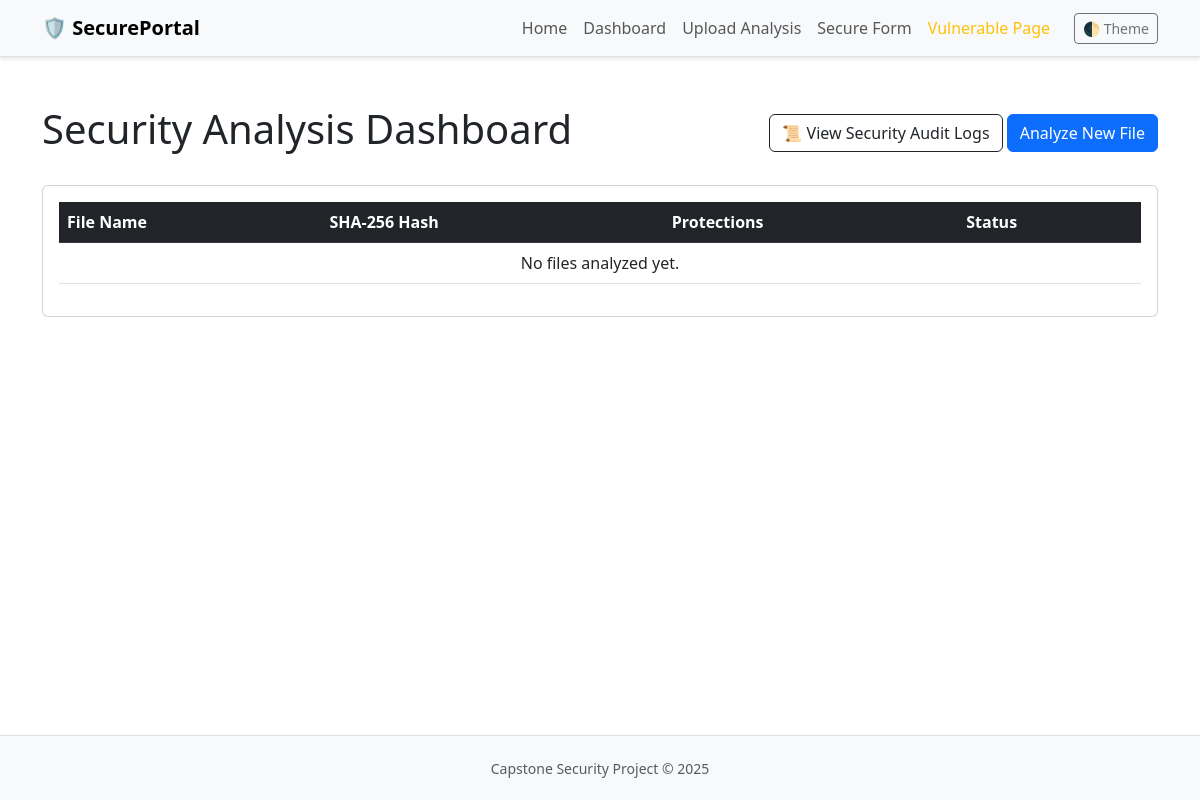
Before: /polls/dashboard/ with the older database file.
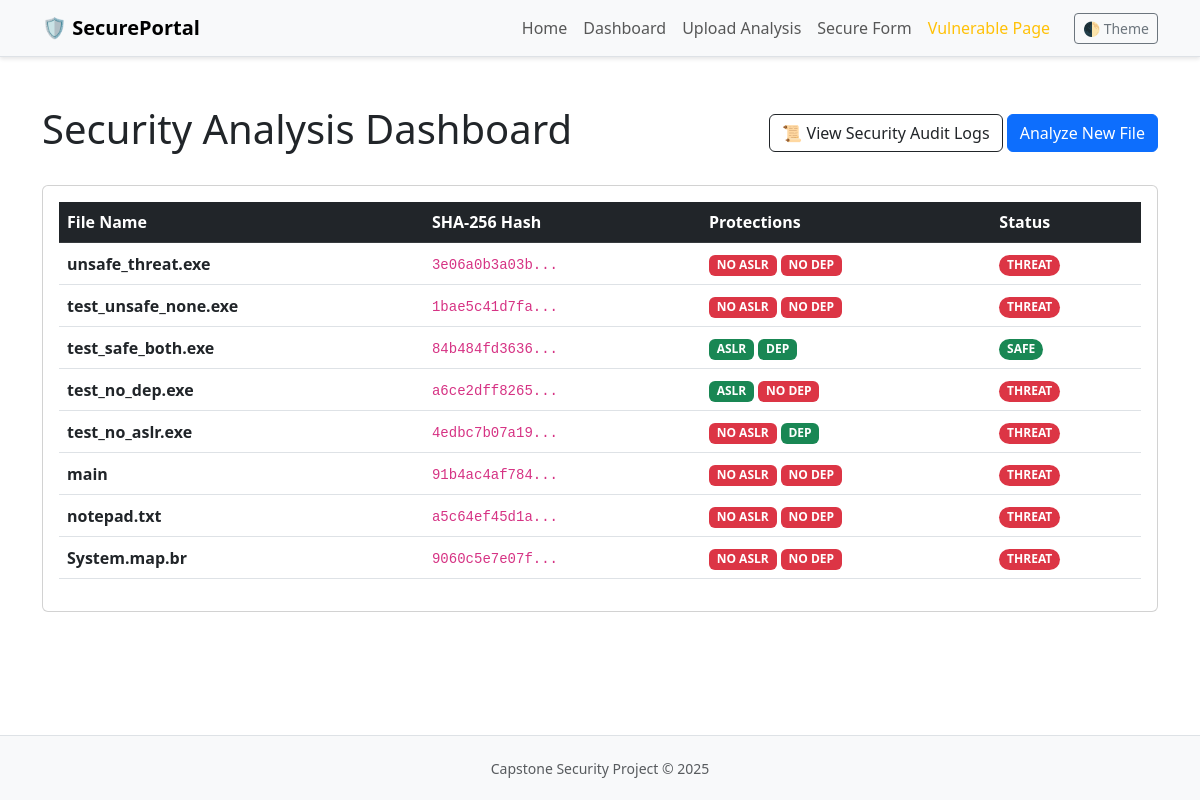
After: the same page with the newer database file.
### polls/models.py (models this page shows, shortened)
class UploadedFile(models.Model):
    file = models.FileField(upload_to='uploads/')
    uploaded_at = models.DateTimeField(auto_now_add=True)
    file_name = models.CharField(max_length=255)
    has_dep = models.BooleanField(default=False, help_text="Data Execution Prevention")
    has_aslr = models.BooleanField(default=False, help_text="Address Space Layout Randomization")
    is_safe = models.BooleanField(default=True)
    sha256_hash = models.CharField(max_length=64, blank=True, help_text="SHA-256 Hash of the file")

### polls/views.py (the view)
# urls.py: path("dashboard/", views.dashboard, name="dashboard"),
def dashboard(request):
    files = UploadedFile.objects.all().order_by('-uploaded_at')
    return render(request, 'polls/dashboard.html', {'files': files})

### templates/polls/dashboard.html
{% extends 'base.html' %}
{% block content %}
<div class="row">
    <div class="col-12">
        <div class="d-flex justify-content-between align-items-center mb-4">
            <h1>Security Analysis Dashboard</h1>
            <div>
                <a href="/polls/logs/" class="btn btn-outline-dark">📜 View Security Audit Logs</a>
                <a href="/polls/upload/" class="btn btn-primary">Analyze New File</a>
            </div>
        </div>
        <div class="card">
            <div class="card-body">
                <table class="table table-hover align-middle">
                    <thead class="table-dark">
                        <tr>
                            <th>File Name</th>
                            <th>SHA-256 Hash</th> <th>Protections</th>
                            <th>Status</th>
                        </tr>
                    </thead>
                    <tbody>
                        {% for f in files %}
                        <tr>
                            <td class="fw-bold">{{ f.file_name }}</td>
                            <td>
                                <code title="{{ f.sha256_hash }}">
                                    {{ f.sha256_hash|slice:":12" }}...
                                </code>
                            </td>
                            <td>
                                {% if f.has_aslr %}
                                    <span class="badge bg-success">ASLR</span>
                                {% else %}
                                    <span class="badge bg-danger">NO ASLR</span>
                                {% endif %}
                                {% if f.has_dep %}
                                    <span class="badge bg-success">DEP</span>
                                {% else %}
                                    <span class="badge bg-danger">NO DEP</span>
                                {% endif %}
                            </td>
                            <td>
                                {% if f.is_safe %}
                                    <span class="badge bg-success rounded-pill">SAFE</span>
                                {% else %}
                                    <span class="badge bg-danger rounded-pill">THREAT</span>
                                {% endif %}
                            </td>
                        </tr>
                        {% empty %}
                        <tr>
                            <td colspan="4" class="text-center">No files analyzed yet.</td>
                        </tr>
                        {% endfor %}
                    </tbody>
                </table>
            </div>
        </div>
    </div>
</div>
{% endblock %}

### templates/base.html (shortened to what this page needs)
<!DOCTYPE html>
<html lang="en" data-bs-theme="light">
<head>
    <link href="https://cdn.jsdelivr.net/npm/bootstrap@5.3.0/dist/css/bootstrap.min.css" rel="stylesheet">
</head>
<body>
<nav class="navbar navbar-expand-lg bg-body-tertiary border-bottom">
  <div class="container">
    <a class="navbar-brand fw-bold" href="/">🛡️ SecurePortal</a>
    <div class="collapse navbar-collapse" id="navbarNav">
      <ul class="navbar-nav ms-auto align-items-center">
        <li class="nav-item"><a class="nav-link" href="/">Home</a></li>
        <li class="nav-item"><a class="nav-link" href="/polls/dashboard/">Dashboard</a></li>
        <li class="nav-item"><a class="nav-link" href="/polls/upload/">Upload Analysis</a></li>
        <li class="nav-item"><a class="nav-link" href="/polls/form/">Secure Form</a></li>
        <li class="nav-item"><a class="nav-link text-warning" href="/polls/vulnerable/">Vulnerable Page</a></li>
        <li class="nav-item ms-3">
            <button class="btn btn-outline-secondary btn-sm" id="theme-toggle" onclick="toggleTheme()">
                🌓 Theme
            </button>
        </li>
      </ul>
    </div>
  </div>
</nav>
<div class="container py-5 content-wrapper">
    {% block content %}
    {% endblock %}
</div>
<footer class="footer bg-body-tertiary text-center border-top">
    <div class="container">
        <small class="text-muted">Capstone Security Project &copy; 2025</small>
    </div>
</footer>
</body>
</html>

### templates/base.html (style rules this page uses)
body { min-height: 100vh; display: flex; flex-direction: column; }
.content-wrapper { flex: 1; }
.navbar { box-shadow: 0 2px 4px rgba(0,0,0,0.1); }
.footer { padding: 20px 0; margin-top: auto; }
.card { transition: transform 0.2s; }

Changed rows visible on the page:
added UploadedFile: file_name "unsafe_threat.exe", sha256_hash "3e06a0b3a03b", has_aslr "NO ASLR", has_dep "NO DEP", is_safe "THREAT"
added UploadedFile: file_name "test_unsafe_none.exe", sha256_hash "1bae5c41d7fa", has_aslr "NO ASLR", has_dep "NO DEP", is_safe "THREAT"
added UploadedFile: file_name "test_safe_both.exe", sha256_hash "84b484fd3636", has_aslr "ASLR", has_dep "DEP", is_safe "SAFE"
added UploadedFile: file_name "test_no_dep.exe", sha256_hash "a6ce2dff8265", has_aslr "ASLR", has_dep "NO DEP", is_safe "THREAT"
added UploadedFile: file_name "test_no_aslr.exe", sha256_hash "4edbc7b07a19", has_aslr "NO ASLR", has_dep "DEP", is_safe "THREAT"
added UploadedFile: file_name "main", sha256_hash "91b4ac4af784", has_aslr "NO ASLR", has_dep "NO DEP", is_safe "THREAT"
added UploadedFile: file_name "notepad.txt", sha256_hash "a5c64ef45d1a", has_aslr "NO ASLR", has_dep "NO DEP", is_safe "THREAT"
added UploadedFile: file_name "System.map.br", sha256_hash "9060c5e7e07f", has_aslr "NO ASLR", has_dep "NO DEP", is_safe "THREAT"
Other visible differences:
text no longer shown: "No files analyzed yet."
